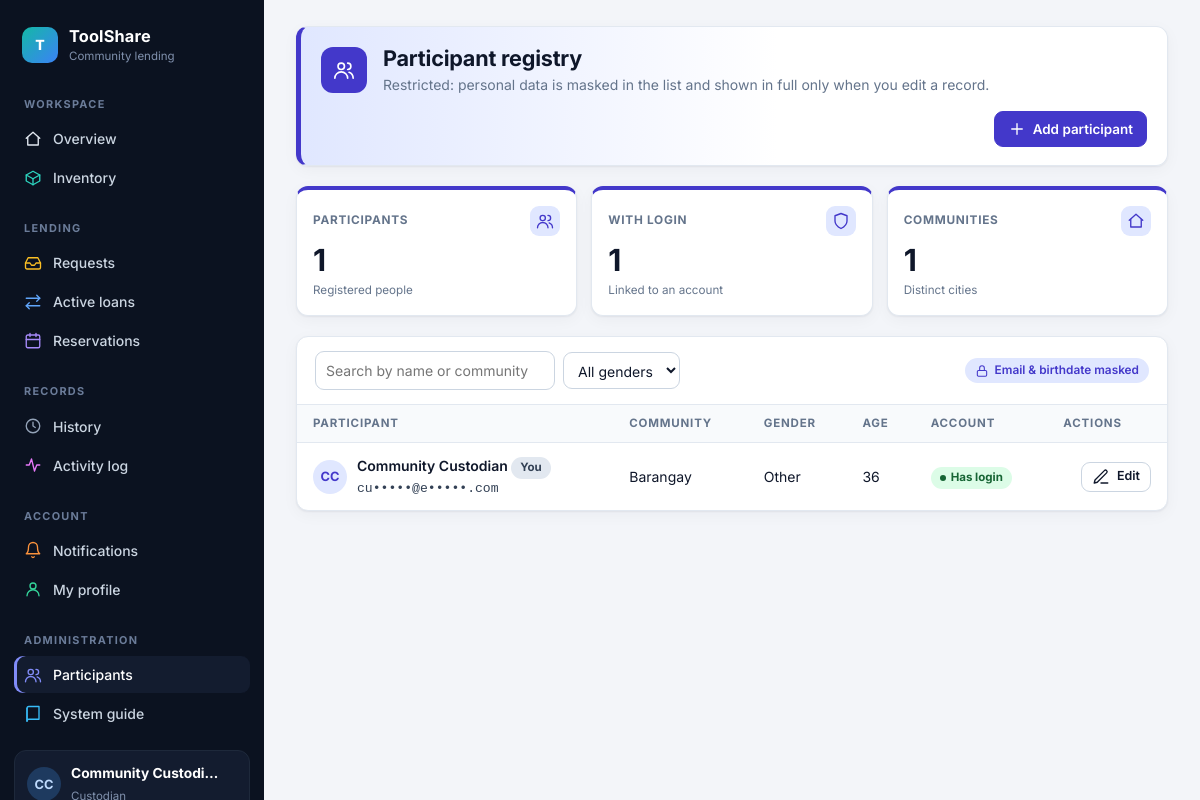
/ (signed in), run on the app's committed database.
### tables this page shows
CREATE TABLE IF NOT EXISTS participants (
    participant_id INT AUTO_INCREMENT PRIMARY KEY,
    user_id        INT UNSIGNED NULL UNIQUE,
    first_name     VARCHAR(100) NOT NULL,
    last_name      VARCHAR(100) NOT NULL,
    email          VARCHAR(255) NOT NULL UNIQUE,
    gender         VARCHAR(30)  NOT NULL,
    birthdate      DATE NOT NULL,
    city           VARCHAR(150) NOT NULL DEFAULT '',
    created_at     TIMESTAMP NOT NULL DEFAULT CURRENT_TIMESTAMP,
    CONSTRAINT fk_participants_user FOREIGN KEY (user_id) REFERENCES users_table(user_id)
        ON UPDATE CASCADE ON DELETE SET NULL,
    INDEX idx_participants_name (last_name, first_name)
);

### partials/bootstrap.php (called while the page is built, shortened)
<?php
require_once __DIR__ . '/icons.php';
require_once __DIR__ . '/../toolshare_db.php';
$userId = (int) $_SESSION['user_id'];
$accountStmt = $conn->prepare('SELECT role, username FROM users_table WHERE user_id = ? LIMIT 1');
$accountStmt->execute([$userId]);
$account = $accountStmt->fetch(PDO::FETCH_ASSOC);
$isCustodian = $account['role'] === 'custodian';
$profileStmt = $conn->prepare('SELECT first_name, last_name, email, city FROM participants WHERE user_id = ? LIMIT 1');
$profileStmt->execute([$userId]);
$profile = $profileStmt->fetch(PDO::FETCH_ASSOC) ?: ['first_name' => '', 'last_name' => '', 'email' => '', 'city' => ''];
$displayName = trim($profile['first_name'] . ' ' . $profile['last_name']) ?: $account['username'];
function e($value): string
{
    return htmlspecialchars((string) $value, ENT_QUOTES, 'UTF-8');
}
function initials(string $name): string
{
    $parts = preg_split('/\s+/', trim($name)) ?: [];
    $letters = '';
    foreach (array_slice($parts, 0, 2) as $part) {
        $letters .= mb_strtoupper(mb_substr($part, 0, 1));
    }
    return $letters ?: '?';
}
function mask_email(string $email): string
{
    [$local, $domain] = explode('@', $email, 2);
    $dot = strrpos($domain, '.');
    $host = $dot === false ? $domain : substr($domain, 0, $dot);
    $tld  = $dot === false ? '' : substr($domain, $dot);
    return mb_substr($local, 0, 2) . '•••••@' . mb_substr($host, 0, 1) . '•••••' . $tld;
}
function age_from(?string $birthdate): string
{
    try {
        return (string) (new DateTime($birthdate))->diff(new DateTime('today'))->y;
    } catch (Exception $exception) {
        return '—';
    }
}

### classes/Participant.php (called while the page is built, shortened)
<?php
class Participant {
    private $conn;
    public function __construct($conn){
        $this->conn = $conn;
    }
    public function getAllParticipants(){
        $query = "SELECT * FROM participants";
        $stmt = $this->conn->query($query);
        return $stmt->fetchAll(PDO::FETCH_OBJ);
    }
}
?>

### index.php (the view, shortened to what this page needs)
<?php
require_once __DIR__ . '/partials/bootstrap.php';
require_once __DIR__ . '/partials/layout.php';
require_once __DIR__ . '/classes/Participant.php';
$participants = (new Participant($conn))->getAllParticipants();
usort($participants, static fn($a, $b) => strcasecmp(($a->last_name ?? '') . ($a->first_name ?? ''), ($b->last_name ?? '') . ($b->first_name ?? '')));
$linked = count(array_filter($participants, static fn($p) => !empty($p->user_id)));
$cities = count(array_unique(array_filter(array_map(static fn($p) => strtolower(trim($p->city ?? '')), $participants))));
$add = '<button class="btn primary" type="button" data-dialog="dlgPerson" data-fill=\'' . e(json_encode([
    'action' => 'add_participant', 'participant_id' => 0, 'first_name' => '', 'last_name' => '', 'email' => '',
    'gender' => 'Female', 'birthdate' => '', 'city' => '', 'dialog_title' => 'Add participant',
])) . '\'>' . icon('plus') . 'Add participant</button>';
layout_start('registry', 'Participant registry', 'Restricted: personal data is masked in the list and shown in full only when you edit a record.', $add);
?>
<div class="stat-grid">
    <div class="stat s-registry"><div class="row">Participants<span class="chip-icon"><?php echo icon('users'); ?></span></div><strong><?php echo count($participants); ?></strong><small>Registered people</small></div>
    <div class="stat s-registry"><div class="row">With login<span class="chip-icon"><?php echo icon('shield'); ?></span></div><strong><?php echo $linked; ?></strong><small>Linked to an account</small></div>
    <div class="stat s-registry"><div class="row">Communities<span class="chip-icon"><?php echo icon('home'); ?></span></div><strong><?php echo $cities; ?></strong><small>Distinct cities</small></div>
</div>
<section class="card">
    <div class="card-head">
        <div class="toolbar">
            <input type="search" id="participantSearch" placeholder="Search by name or community" aria-label="Search participants">
            <select id="genderFilter" aria-label="Filter by gender">
                <option value="all">All genders</option><option value="female">Female</option><option value="male">Male</option><option value="other">Other</option>
            </select>
        </div>
        <span class="lock-note"><?php echo icon('lock'); ?>Email &amp; birthdate masked</span>
    </div>
    <?php if (!$participants): ?>
        <div class="empty"><?php echo icon('users'); ?><strong>No participants yet</strong><span>Add the first participant to get started.</span></div>
    <?php else: ?>
    <div class="table-wrap">
        <table class="data" id="participantTable">
            <thead><tr><th>Participant</th><th>Community</th><th>Gender</th><th>Age</th><th>Account</th><th class="actions">Actions</th></tr></thead>
            <tbody>
            <?php foreach ($participants as $p):
                $full = trim(($p->first_name ?? '') . ' ' . ($p->last_name ?? ''));
                $gender = strtolower(trim($p->gender ?? 'other'));
                $gender = in_array($gender, ['female', 'male'], true) ? $gender : 'other';
                $self = (int) ($p->user_id ?? 0) === $userId;
                $fill = e(json_encode([
                    'action' => 'update_participant', 'participant_id' => (int) $p->participant_id,
                    'first_name' => $p->first_name, 'last_name' => $p->last_name, 'email' => $p->email,
                    'gender' => ucfirst($gender), 'birthdate' => $p->birthdate, 'city' => $p->city, 'dialog_title' => 'Edit participant',
                ]));
            ?>
                <tr data-search="<?php echo e(strtolower($full . ' ' . ($p->city ?? ''))); ?>" data-gender="<?php echo e($gender); ?>">
                    <td><div class="cell-person"><span class="avatar"><?php echo e(initials($full)); ?></span><div><div class="cell-main"><?php echo e($full ?: 'Participant'); ?><?php echo $self ? ' <span class="chip plain">You</span>' : ''; ?></div><div class="cell-sub masked"><?php echo e(mask_email((string) ($p->email ?? ''))); ?></div></div></div></td>
                    <td><?php echo e($p->city ?: '—'); ?></td>
                    <td><?php echo e(ucfirst($gender)); ?></td>
                    <td><?php echo e(age_from($p->birthdate ?? null)); ?></td>
                    <td><?php echo !empty($p->user_id) ? '<span class="chip ok">Has login</span>' : '<span class="chip plain">No login</span>'; ?></td>
                    <td class="actions"><span class="inline">
                        <button class="btn sm" type="button" data-dialog="dlgPerson" data-fill='<?php echo $fill; ?>'><?php echo icon('edit'); ?>Edit</button>
                    </span></td>
                </tr>
            <?php endforeach; ?>
            </tbody>
        </table>
    </div>
    <?php endif; ?>
</section>
<?php layout_end();

### partials/icons.php
<?php
function icon(string $name): string
{
    static $paths = [
        'home'     => '<path d="M3 11l9-8 9 8"/><path d="M5 10v10h14V10"/>',
        'box'      => '<path d="M21 8l-9-5-9 5 9 5 9-5z"/><path d="M3 8v8l9 5 9-5V8"/><path d="M12 13v8"/>',
        'inbox'    => '<path d="M22 12h-6l-2 3h-4l-2-3H2"/><path d="M5.5 5h13L22 12v6a2 2 0 01-2 2H4a2 2 0 01-2-2v-6z"/>',
        'swap'     => '<path d="M17 3l4 4-4 4"/><path d="M3 7h18"/><path d="M7 21l-4-4 4-4"/><path d="M21 17H3"/>',
        'calendar' => '<rect x="3" y="4" width="18" height="17" rx="2"/><path d="M16 2v4M8 2v4M3 10h18"/>',
        'clock'    => '<circle cx="12" cy="12" r="9"/><path d="M12 7v5l3 2"/>',
        'pulse'    => '<path d="M3 12h4l3-8 4 16 3-8h4"/>',
        'bell'     => '<path d="M6 8a6 6 0 0112 0c0 7 3 9 3 9H3s3-2 3-9"/><path d="M10.3 21a1.94 1.94 0 003.4 0"/>',
        'user'     => '<circle cx="12" cy="8" r="4"/><path d="M4 21a8 8 0 0116 0"/>',
        'users'    => '<circle cx="9" cy="8" r="3.5"/><path d="M2 21a7 7 0 0114 0"/><path d="M16 4.5a3.5 3.5 0 010 7M22 21a7 7 0 00-4.5-6.5"/>',
        'book'     => '<path d="M4 4.5A2.5 2.5 0 016.5 2H20v17H6.5A2.5 2.5 0 004 21.5z"/><path d="M4 21.5V4.5"/>',
        'logout'   => '<path d="M9 21H5a2 2 0 01-2-2V5a2 2 0 012-2h4"/><path d="M16 17l5-5-5-5"/><path d="M21 12H9"/>',
        'lock'     => '<rect x="4" y="11" width="16" height="10" rx="2"/><path d="M8 11V7a4 4 0 018 0v4"/>',
        'plus'     => '<path d="M12 5v14M5 12h14"/>',
        'download' => '<path d="M12 3v12"/><path d="M7 10l5 5 5-5"/><path d="M4 21h16"/>',
        'alert'    => '<path d="M10.3 3.9L1.8 18a2 2 0 001.7 3h17a2 2 0 001.7-3L13.7 3.9a2 2 0 00-3.4 0z"/><path d="M12 9v4M12 17h.01"/>',
        'check'    => '<path d="M20 6L9 17l-5-5"/>',
        'menu'     => '<path d="M3 6h18M3 12h18M3 18h18"/>',
        'search'   => '<circle cx="11" cy="11" r="7"/><path d="M21 21l-4.3-4.3"/>',
        'edit'     => '<path d="M12 20h9"/><path d="M16.5 3.5a2.1 2.1 0 013 3L7 19l-4 1 1-4z"/>',
        'shield'   => '<path d="M12 22s8-4 8-10V5l-8-3-8 3v7c0 6 8 10 8 10z"/>',
    ];
    return '<svg class="icon" viewBox="0 0 24 24" aria-hidden="true">' . ($paths[$name] ?? '') . '</svg>';
}

### partials/layout.php (shortened to what this page needs)
<?php
function nav_items(bool $isCustodian): array
{
    return [
        'overview'      => ['Overview', 'home', 'toolshare.php', 'Workspace', false],
        'inventory'     => ['Inventory', 'box', 'toolshare.php?view=inventory', 'Workspace', false],
        'requests'      => [$isCustodian ? 'Requests' : 'My requests', 'inbox', 'toolshare.php?view=requests', 'Lending', false],
        'loans'         => ['Active loans', 'swap', 'toolshare.php?view=loans', 'Lending', false],
        'reservations'  => ['Reservations', 'calendar', 'toolshare.php?view=reservations', 'Lending', false],
        'history'       => ['History', 'clock', 'toolshare.php?view=history', 'Records', false],
        'activity'      => ['Activity log', 'pulse', 'toolshare.php?view=activity', 'Records', false],
        'notifications' => ['Notifications', 'bell', 'toolshare.php?view=notifications', 'Account', false],
        'profile'       => ['My profile', 'user', 'toolshare.php?view=profile', 'Account', false],
        'registry'      => ['Participants', 'users', 'index.php', 'Administration', true],
        'guide'         => ['System guide', 'book', 'about.php', 'Administration', true],
    ];
}
function layout_start(string $key, string $title, string $subtitle, string $headActions = ''): void
{
    global $isCustodian, $displayName, $navCounts, $flash;
    $items = nav_items($isCustodian);
    $accent = [
        'overview' => '#e2e8f0', 'inventory' => '#2dd4bf', 'requests' => '#fbbf24', 'loans' => '#60a5fa',
        'reservations' => '#a78bfa', 'history' => '#94a3b8', 'activity' => '#e879f9', 'notifications' => '#fb923c',
        'profile' => '#34d399', 'registry' => '#818cf8', 'guide' => '#38bdf8',
    ];
    ?>
<!DOCTYPE html>
<html lang="en">
<head>
    <link rel="stylesheet" href="assets/app.css">
</head>
<body>
<div class="shell">
    <aside class="sidebar" id="sidebar" aria-label="Main navigation">
        <a class="brand" href="toolshare.php">
            <span class="brand-mark" aria-hidden="true">T</span>
            <span><strong>ToolShare</strong><small>Community lending</small></span>
        </a>
        <?php
        $sections = [];
        foreach ($items as $k => $item) {
            $sections[$item[3]][$k] = $item;
        }
        foreach ($sections as $section => $links): ?>
            <nav class="nav-group" aria-label="<?php echo e($section); ?>">
                <div class="nav-title"><?php echo e($section); ?></div>
                <?php foreach ($links as $k => [$label, $ico, $url]): ?>
                    <a class="nav-link<?php echo $k === $key ? ' active' : ''; ?>" style="--c: <?php echo e($accent[$k]); ?>" href="<?php echo e($url); ?>"<?php echo $k === $key ? ' aria-current="page"' : ''; ?>>
                        <?php echo icon($ico); ?><span><?php echo e($label); ?></span>
                    </a>
                <?php endforeach; ?>
            </nav>
        <?php endforeach; ?>
        <div class="sidebar-foot">
            <div class="who">
                <span class="avatar"><?php echo e(initials($displayName)); ?></span>
                <div><strong><?php echo e($displayName); ?></strong><small><?php echo $isCustodian ? 'Custodian' : 'Resident'; ?></small></div>
            </div>
        </div>
    </aside>
    <div>
        <main class="main panel p-<?php echo e($key); ?>">
            <header class="page-head">
                <span class="head-icon"><?php echo icon($items[$key][1]); ?></span>
                <div><h1><?php echo e($title); ?></h1><p><?php echo e($subtitle); ?></p></div>
                <?php if ($headActions): ?><div class="head-actions"><?php echo $headActions; ?></div><?php endif; ?>
            </header>
    <?php
}
function layout_end(): void
{
    ?>
        </main>
    </div>
</div>
</body>
</html>
    <?php
}

### data on the page
participants: initials($displayName) "CC", displayName "Community Custodian", city "1", initials($full) "CC", first_name+last_name "Community Custodian", shows "You", email "cu•••••@e•••••.com", city "Barangay", gender "Other", birthdate "36"

### other printed values
$section "WORKSPACE"
$label "Overview"
$label "Inventory"
$section "LENDING"
$label "Requests"
$label "Active loans"
$label "Reservations"
$section "RECORDS"
$label "History"
$label "Activity log"
$section "ACCOUNT"
$label "Notifications"
$label "My profile"
$section "ADMINISTRATION"
$label "Participants"
